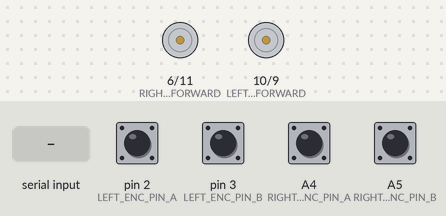
This sketch was run on a simulated Arduino Uno, built with avr-gcc and run on an emulated ATmega328P. On the bench: motor-driver pin pairs drawn as motors (green arrow = first pin HIGH = forward, orange = second pin HIGH = backward, longer = more drive, scaled by the enable pin). Inputs (shaded band) come from the test bench; at power-on: A4 (RIGHT_ENC_PIN_A), A5 (RIGHT_ENC_PIN_B), pin 2 (LEFT_ENC_PIN_A), pin 3 (LEFT_ENC_PIN_B) HIGH. What the sketch prints to the serial monitor is not drawn.

Above: at 1.2 s.
1.3 s: "m 90 45\n" received over Serial
At 2.5 s:
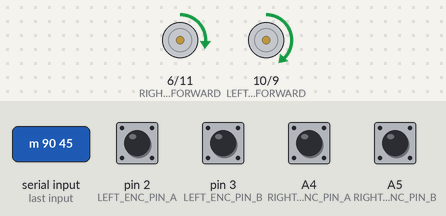
2.8 s: "90,45\n" received over Serial
Timing chart, 0 to 5.8 s (numbered marks = the images above; inputs shaded):
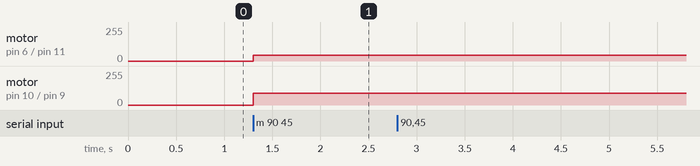

The sketch:

OptimizedArduinoFirmware.ino
```cpp
/*********************************************************************
 * Optimized Arduino Firmware for Smooth Real-time Robot Control
 * - Fast, clean communication protocol
 * - No unnecessary messages
 * - Optimized for minimal latency
 *********************************************************************/

// Motor driver pins (L298N)
#define LEFT_MOTOR_FORWARD   10   // IN1
#define LEFT_MOTOR_BACKWARD   9   // IN2
#define RIGHT_MOTOR_FORWARD   6   // IN3
#define RIGHT_MOTOR_BACKWARD  11   // IN4
#define LEFT_MOTOR_ENABLE    13   // ENA
#define RIGHT_MOTOR_ENABLE   12   // ENB

// Encoder pins - YOUR ACTUAL WIRING
#define LEFT_ENC_PIN_A    2   // D2 - Interrupt pin (PD2)
#define LEFT_ENC_PIN_B    3   // D3 - Interrupt pin (PD3)
#define RIGHT_ENC_PIN_A   A4  // A4 - Analog pin (PC4)
#define RIGHT_ENC_PIN_B   A5  // A5 - Analog pin (PC5)

// Port definitions for analog pins A4/A5
#define RIGHT_ENC_PIN_A_BIT 4  // PC4 bit position
#define RIGHT_ENC_PIN_B_BIT 5  // PC5 bit position

// Global variables
volatile long left_encoder_count = 0;
volatile long right_encoder_count = 0;

// Encoder lookup table for quadrature decoding
static const int8_t ENC_STATES[] = {0,1,-1,0,-1,0,0,1,1,0,0,-1,0,-1,1,0};

// Communication variables
char input_buffer[32];
int buffer_index = 0;
unsigned long last_encoder_time = 0;
const unsigned long ENCODER_INTERVAL = 20; // 50Hz encoder reading

void setup() {
  // Initialize serial at higher baud rate for faster communication
  Serial.begin(115200);

  // Motor pins
  pinMode(LEFT_MOTOR_FORWARD, OUTPUT);
  pinMode(LEFT_MOTOR_BACKWARD, OUTPUT);
  pinMode(RIGHT_MOTOR_FORWARD, OUTPUT);
  pinMode(RIGHT_MOTOR_BACKWARD, OUTPUT);
  pinMode(LEFT_MOTOR_ENABLE, OUTPUT);
  pinMode(RIGHT_MOTOR_ENABLE, OUTPUT);

  // Encoder pins
  pinMode(LEFT_ENC_PIN_A, INPUT_PULLUP);
  pinMode(LEFT_ENC_PIN_B, INPUT_PULLUP);
  pinMode(RIGHT_ENC_PIN_A, INPUT_PULLUP);
  pinMode(RIGHT_ENC_PIN_B, INPUT_PULLUP);

  // Setup Pin Change Interrupts (like ROS Arduino Bridge)
  // Left encoder: PCINT2 for PORTD (pins D0-D7)
  PCICR |= (1 << PCIE2);    // Enable PCINT2
  PCMSK2 |= (1 << PCINT18) | (1 << PCINT19); // Enable D2 and D3

  // Right encoder: PCINT1 for PORTC (pins A0-A5)
  PCICR |= (1 << PCIE1);    // Enable PCINT1
  PCMSK1 |= (1 << PCINT12) | (1 << PCINT13); // Enable A4 and A5

  // Stop all motors initially
  stopMotors();

  // Reset encoder counts
  left_encoder_count = 0;
  right_encoder_count = 0;

  // Send ready signal (only once)
  Serial.println("READY");
}

void loop() {
  // Both encoders now use pin change interrupts

  // Handle serial commands
  if (Serial.available()) {
    char c = Serial.read();

    if (c == '\r' || c == '\n') {
      if (buffer_index > 0) {
        input_buffer[buffer_index] = '\0';
        processCommand();
        buffer_index = 0;
      }
    } else if (buffer_index < 31) {
      input_buffer[buffer_index++] = c;
    }
  }

  // Send encoder data at regular intervals (50Hz)
  unsigned long current_time = millis();
  if (current_time - last_encoder_time >= ENCODER_INTERVAL) {
    sendEncoderData();
    last_encoder_time = current_time;
  }
}

void processCommand() {
  char command = input_buffer[0];

  switch (command) {
    case 'm': // Motor command: m left_speed right_speed
      {
        int left_speed, right_speed;
        if (sscanf(input_buffer, "m %d %d", &left_speed, &right_speed) == 2) {
          setMotorSpeeds(left_speed, right_speed);
          Serial.println("OK"); // Confirm command received
        }
      }
      break;

    case 'e': // Encoder request (immediate response)
      sendEncoderData();
      break;

    case 'r': // Reset encoders
      noInterrupts();
      left_encoder_count = 0;
      right_encoder_count = 0;
      interrupts();
      Serial.println("OK");
      break;

    case 's': // Stop motors
      stopMotors();
      Serial.println("OK");
      break;

    default:
      // Unknown command - send minimal error
      Serial.println("ERR");
      break;
  }
}

void setMotorSpeeds(int left_speed, int right_speed) {
  // Constrain speeds to valid PWM range
  left_speed = constrain(left_speed, -255, 255);
  right_speed = constrain(right_speed, -255, 255);

  // Left motor control
  if (left_speed > 0) {
    analogWrite(LEFT_MOTOR_FORWARD, left_speed);
    analogWrite(LEFT_MOTOR_BACKWARD, 0);
  } else if (left_speed < 0) {
    analogWrite(LEFT_MOTOR_FORWARD, 0);
    analogWrite(LEFT_MOTOR_BACKWARD, -left_speed);
  } else {
    analogWrite(LEFT_MOTOR_FORWARD, 0);
    analogWrite(LEFT_MOTOR_BACKWARD, 0);
  }

  // Right motor control
  if (right_speed > 0) {
    analogWrite(RIGHT_MOTOR_FORWARD, right_speed);
    analogWrite(RIGHT_MOTOR_BACKWARD, 0);
  } else if (right_speed < 0) {
    analogWrite(RIGHT_MOTOR_FORWARD, 0);
    analogWrite(RIGHT_MOTOR_BACKWARD, -right_speed);
  } else {
    analogWrite(RIGHT_MOTOR_FORWARD, 0);
    analogWrite(RIGHT_MOTOR_BACKWARD, 0);
  }

  // Enable both motors
  digitalWrite(LEFT_MOTOR_ENABLE, HIGH);
  digitalWrite(RIGHT_MOTOR_ENABLE, HIGH);
}

void stopMotors() {
  analogWrite(LEFT_MOTOR_FORWARD, 0);
  analogWrite(LEFT_MOTOR_BACKWARD, 0);
  analogWrite(RIGHT_MOTOR_FORWARD, 0);
  analogWrite(RIGHT_MOTOR_BACKWARD, 0);
  digitalWrite(LEFT_MOTOR_ENABLE, LOW);
  digitalWrite(RIGHT_MOTOR_ENABLE, LOW);
}

void sendEncoderData() {
  // Send encoder data in clean format: "left_count right_count"
  noInterrupts();
  long left_count = left_encoder_count;
  long right_count = right_encoder_count;
  interrupts();

  Serial.print(left_count);
  Serial.print(" ");
  Serial.println(right_count);
}

// Pin Change Interrupt handlers (based on ROS Arduino Bridge)

/* Interrupt routine for LEFT encoder (PCINT2 - PORTD pins D0-D7) */
ISR(PCINT2_vect) {
  static uint8_t enc_last = 0;

  enc_last <<= 2; // shift previous state two places
  enc_last |= (PIND & (3 << 2)) >> 2; // read D2,D3 into lowest 2 bits

  left_encoder_count += ENC_STATES[(enc_last & 0x0f)];
}

/* Interrupt routine for RIGHT encoder (PCINT1 - PORTC pins A0-A5) */
ISR(PCINT1_vect) {
  static uint8_t enc_last = 0;

  enc_last <<= 2; // shift previous state two places
  enc_last |= (PINC & (3 << 4)) >> 4; // read A4,A5 (PC4,PC5) into lowest 2 bits

  right_encoder_count += ENC_STATES[(enc_last & 0x0f)];
}
```

Measured:
- after the input at 1.3 s, motor on pin 6 (RIGHT_MOTOR_FORWARD) / pin 11 (RIGHT_MOTOR_BACKWARD): stopped → forward 45/255 at once; motor on pin 10 (LEFT_MOTOR_FORWARD) / pin 9 (LEFT_MOTOR_BACKWARD): stopped → forward 90/255 at once
- after the input at 2.8 s, every drawn part: stays the same
